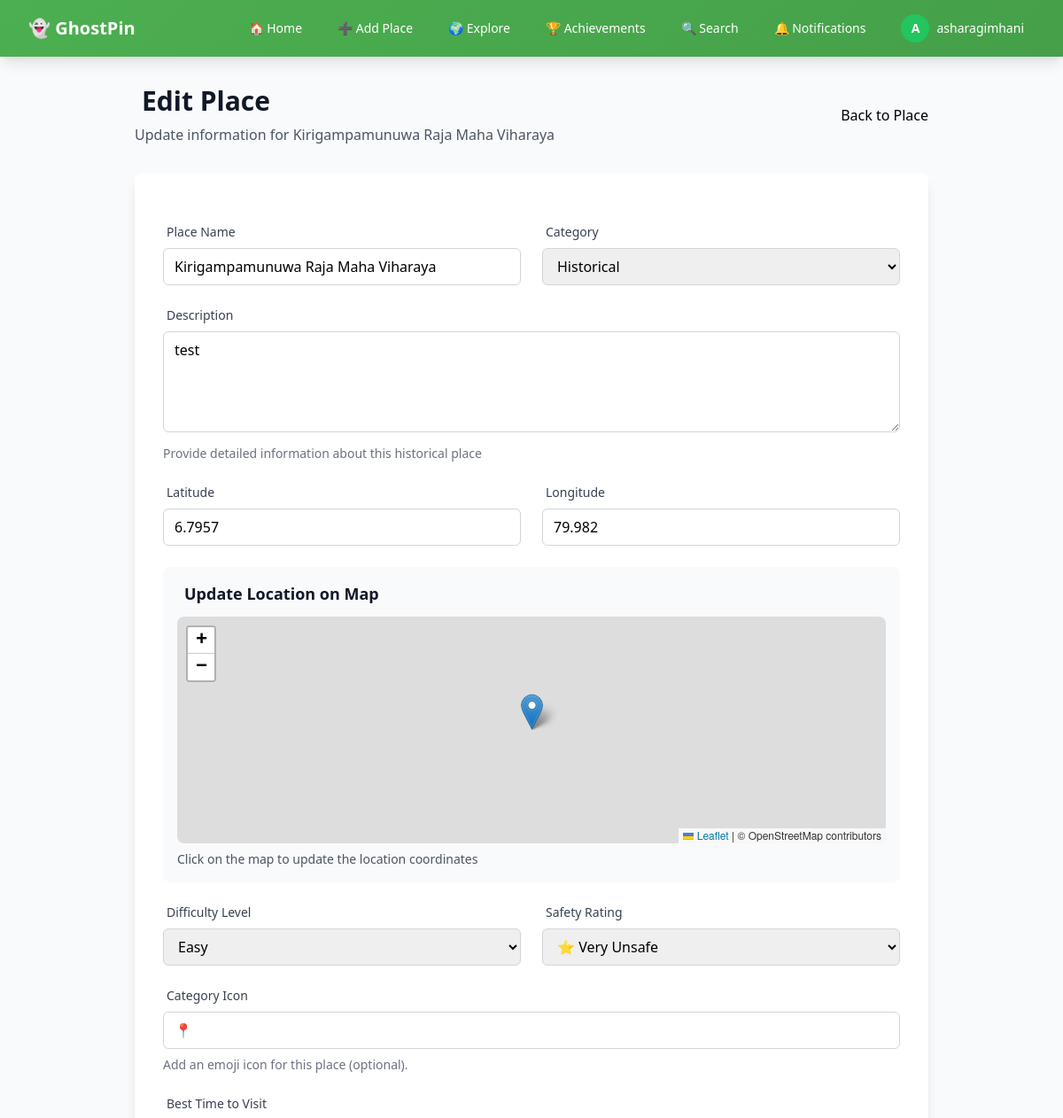
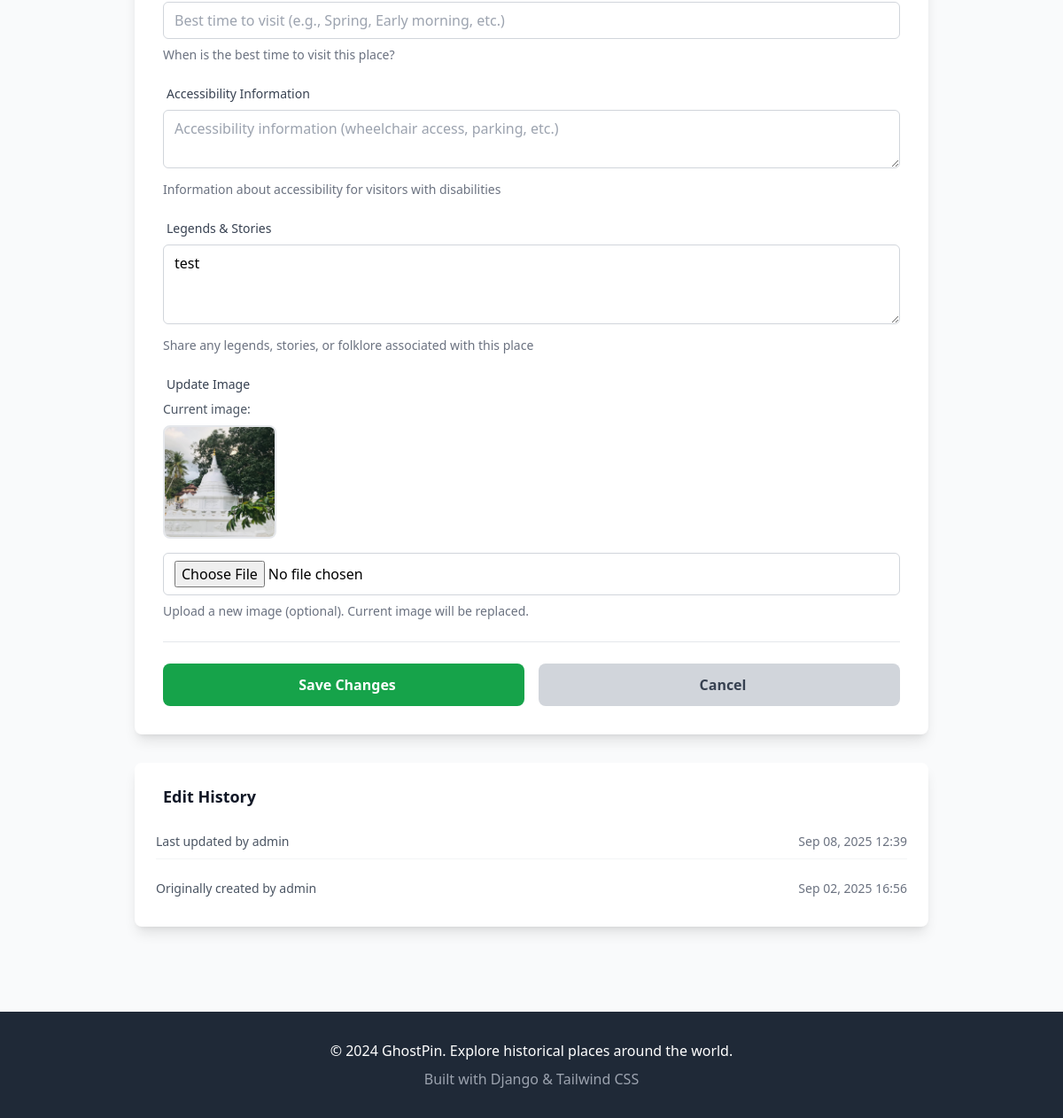
Screenshot of /place/1/edit/ (signed in) with the database file from the repository (2 pictures, top to bottom).
### places/models.py (models this page shows, shortened)
class Place(models.Model):
    STATUS_CHOICES = [
        ('pending', 'Pending'),
        ('approved', 'Approved'),
        ('rejected', 'Rejected'),
    ]
    CATEGORY_CHOICES = [
        ('historical', 'Historical'),
        ('natural', 'Natural'),
        ('urban', 'Urban'),
        ('mysterious', 'Mysterious'),
        ('other', 'Other'),
    ]
    DIFFICULTY_CHOICES = [
        ('easy', 'Easy'),
        ('moderate', 'Moderate'),
        ('challenging', 'Challenging'),
    ]
    SAFETY_CHOICES = [
        (1, '⭐ Very Unsafe'),
        (2, '⭐⭐ Unsafe'),
        (3, '⭐⭐⭐ Neutral'),
        (4, '⭐⭐⭐⭐ Safe'),
        (5, '⭐⭐⭐⭐⭐ Very Safe'),
    ]
    name = models.CharField(max_length=200)
    description = models.TextField()
    legends_stories = models.TextField(blank=True)
    latitude = models.FloatField()
    longitude = models.FloatField()
    image = models.ImageField(upload_to='places/', null=True, blank=True)
    category = models.CharField(max_length=50, choices=CATEGORY_CHOICES, default='other')
    category_icon = models.CharField(max_length=50, default='📍')
    difficulty = models.CharField(max_length=20, choices=DIFFICULTY_CHOICES, default='easy')
    accessibility_info = models.TextField(blank=True)
    best_time_to_visit = models.CharField(max_length=100, blank=True)
    safety_rating = models.IntegerField(choices=SAFETY_CHOICES, default=3)
    created_by = models.ForeignKey(User, on_delete=models.CASCADE)
    status = models.CharField(max_length=20, choices=STATUS_CHOICES, default='pending')
    approval_votes = models.IntegerField(default=0)
    rejection_votes = models.IntegerField(default=0)
    visit_count = models.IntegerField(default=0)
    created_at = models.DateTimeField(auto_now_add=True)
    updated_at = models.DateTimeField(auto_now=True)
    class Meta:
        ordering = ['-created_at']

### places/views.py (the view)
# urls.py: path('place/<int:pk>/edit/', views.edit_place, name='edit_place'),
@login_required
def edit_place(request, pk):
    place = get_object_or_404(Place, pk=pk)
    if place.created_by != request.user and not request.user.is_staff:
        messages.error(request, 'You can only edit your own places.')
        return redirect('place_detail', pk=place.pk)
    if request.method == 'POST':
        form = PlaceForm(request.POST, request.FILES, instance=place)
        if form.is_valid():
            form.save()
            messages.success(request, 'Place updated successfully!')
            return redirect('place_detail', pk=place.pk)
        else:
            print(form.errors)
            messages.error(request, 'Please correct the errors below.')
    else:
        form = PlaceForm(instance=place)
    return render(request, 'edit_place.html', {'form': form, 'place': place})

### templates/edit_place.html (shortened to what this page needs)
{% extends 'base.html' %}
{% block content %}
<div class="max-w-4xl mx-auto">
    <div class="mb-8">
        <div class="flex items-center justify-between">
            <div>
                <h1 class="text-3xl font-bold text-gray-900 mb-2">
                    Edit Place
                </h1>
                <p class="text-gray-600">Update information for {{ place.name }}</p>
            </div>
            <a href="{% url 'place_detail' place.pk %}" class="btn-secondary">
                 Back to Place
            </a>
        </div>
    </div>
<div class="bg-white rounded-lg shadow-lg p-8">
    <form method="post" enctype="multipart/form-data" class="space-y-6">
        <div class="grid grid-cols-1 md:grid-cols-2 gap-6">
            <div>
                <label for="{{ form.name.id_for_label }}" class="block text-sm font-medium text-gray-700 mb-2">
                        Place Name
                    </label>
                    {{ form.name }}
                </div>
                <div>
                    <label for="{{ form.category.id_for_label }}" class="block text-sm font-medium text-gray-700 mb-2">
                        Category
                    </label>
                    {{ form.category }}
                </div>
            </div>
            <div>
                <label for="{{ form.description.id_for_label }}" class="block text-sm font-medium text-gray-700 mb-2">
                    Description
                </label>
                {{ form.description }}
                <p class="mt-2 text-sm text-gray-500">Provide detailed information about this historical place</p>
            </div>
            <div class="grid grid-cols-1 md:grid-cols-2 gap-6">
                <div>
                    <label for="{{ form.latitude.id_for_label }}" class="block text-sm font-medium text-gray-700 mb-2">
                        Latitude
                    </label>
                    {{ form.latitude }}
                </div>
                <div>
                    <label for="{{ form.longitude.id_for_label }}" class="block text-sm font-medium text-gray-700 mb-2">
                        Longitude
                    </label>
                    {{ form.longitude }}
                </div>
            </div>
            <div class="bg-gray-50 rounded-lg p-4">
                <h3 class="text-lg font-semibold text-gray-900 mb-3">
                    Update Location on Map
                </h3>
                <div id="edit-map" class="w-full h-64 rounded-lg"></div>
                <p class="mt-2 text-sm text-gray-600">Click on the map to update the location coordinates</p>
            </div>
            <div class="grid grid-cols-1 md:grid-cols-2 gap-6">
                <div>
                    <label for="{{ form.difficulty.id_for_label }}" class="block text-sm font-medium text-gray-700 mb-2">
                        Difficulty Level
                    </label>
                    {{ form.difficulty }}
                </div>
                <div>
                    <label for="{{ form.safety_rating.id_for_label }}" class="block text-sm font-medium text-gray-700 mb-2">
                        Safety Rating
                    </label>
                    {{ form.safety_rating }}
                </div>
            </div>
            <div>
                <label for="{{ form.category_icon.id_for_label }}" class="block text-sm font-medium text-gray-700 mb-2">
                    Category Icon
                </label>
                {{ form.category_icon }}
                <p class="mt-2 text-sm text-gray-500">Add an emoji icon for this place (optional).</p>
            </div>
            <div>
                <label for="{{ form.best_time_to_visit.id_for_label }}" class="block text-sm font-medium text-gray-700 mb-2">
                    Best Time to Visit
                </label>
                {{ form.best_time_to_visit }}
                <p class="mt-2 text-sm text-gray-500">When is the best time to visit this place?</p>
            </div>
            <div>
                <label for="{{ form.accessibility_info.id_for_label }}" class="block text-sm font-medium text-gray-700 mb-2">
                    Accessibility Information
                </label>
                {{ form.accessibility_info }}
                <p class="mt-2 text-sm text-gray-500">Information about accessibility for visitors with disabilities</p>
            </div>
            <div>
                <label for="{{ form.legends_stories.id_for_label }}" class="block text-sm font-medium text-gray-700 mb-2">
                    Legends & Stories
                </label>
                {{ form.legends_stories }}
                <p class="mt-2 text-sm text-gray-500">Share any legends, stories, or folklore associated with this place</p>
            </div>
            <div>
                <label for="{{ form.image.id_for_label }}" class="block text-sm font-medium text-gray-700 mb-2">
                    Update Image
                </label>
                {% if place.image %}
                    <div class="mb-4">
                        <p class="text-sm text-gray-600 mb-2">Current image:</p>
                        <img src="{{ place.image.url }}" alt="{{ place.name }}" class="w-32 h-32 object-cover rounded-lg border-2 border-gray-200">
                    </div>
                {% endif %}
                {{ form.image }}
                <p class="mt-2 text-sm text-gray-500">Upload a new image (optional). Current image will be replaced.</p>
            </div>
            <div class="flex flex-col sm:flex-row gap-4 pt-6 border-t border-gray-200">
                <button type="submit" class="flex-1 bg-green-600 hover:bg-green-700 text-white font-semibold py-3 px-6 rounded-lg transition-colors">
                    Save Changes
                </button>
                <a href="{% url 'place_detail' place.pk %}" class="flex-1 bg-gray-300 hover:bg-gray-400 text-gray-700 font-semibold py-3 px-6 rounded-lg transition-colors text-center">
                    Cancel
                </a>
            </div>
        </form>
    </div>
    <div class="mt-8 bg-white rounded-lg shadow-lg p-6">
        <h3 class="text-lg font-semibold text-gray-900 mb-4">
            Edit History
        </h3>
        <div class="space-y-3">
            <div class="flex items-center justify-between py-2 border-b border-gray-100">
                <div>
                    <span class="text-sm text-gray-600">Last updated by {{ place.created_by.username }}</span>
                </div>
                <div>
                    <span class="text-sm text-gray-500">{{ place.updated_at|date:"M d, Y H:i" }}</span>
                </div>
            </div>
            <div class="flex items-center justify-between py-2">
                <div>
                    <span class="text-sm text-gray-600">Originally created by {{ place.created_by.username }}</span>
                </div>
                <div>
                    <span class="text-sm text-gray-500">{{ place.created_at|date:"M d, Y H:i" }}</span>
                </div>
            </div>
        </div>
    </div>
</div>
{% endblock %}

### templates/base.html (shortened to what this page needs)
<!DOCTYPE html>
<html lang="en">
<head>
    <script src="https://cdn.tailwindcss.com"></script>
    <link rel="stylesheet" href="https://unpkg.com/leaflet@1.9.4/dist/leaflet.css" />
</head>
<body class="bg-gray-50 min-h-screen">
    <nav class="gradient-bg shadow-lg sticky top-0 z-50">
        <div class="max-w-7xl mx-auto px-4 sm:px-6 lg:px-8">
            <div class="flex justify-between items-center h-16">
                <div class="flex items-center">
                    <a href="{% url 'home' %}" class="text-white text-xl font-bold">
                        👻 GhostPin
                    </a>
                </div>
                <div class="hidden md:block">
                    <div class="ml-10 flex items-baseline space-x-4">
                        <a href="{% url 'home' %}" class="text-white hover:bg-green-600 px-3 py-2 rounded-md text-sm font-medium transition-colors">
                            🏠 Home
                        </a>
                        {% if user.is_authenticated %}
                            <a href="{% url 'add_place' %}" class="text-white hover:bg-green-600 px-3 py-2 rounded-md text-sm font-medium transition-colors">
                                ➕ Add Place
                            </a>
                            {% if user.is_staff %}
                                <div class="relative group">
                                    <button class="text-white hover:bg-green-600 px-3 py-2 rounded-md text-sm font-medium focus:outline-none">
                                        🌍 Explore
                                    </button>
                                </div>
                                <div class="relative group">
                                    <button class="text-white hover:bg-green-600 px-3 py-2 rounded-md text-sm font-medium focus:outline-none">
                                        🏆 Achievements
                                    </button>
                                </div>
                                <div class="relative group">
                                    <button class="text-white hover:bg-green-600 px-3 py-2 rounded-md text-sm font-medium focus:outline-none">
                                        🔍 Search
                                    </button>
                                </div>
                                <a href="{% url 'notifications' %}" class="text-white hover:bg-green-600 px-3 py-2 rounded-md text-sm font-medium transition-colors">
                                     🔔 Notifications
                                </a>
                                <div class="relative group">
                                    <button class="flex items-center space-x-2 text-white hover:bg-green-600 px-3 py-2 rounded-md text-sm font-medium focus:outline-none">
                                        {% if user.profile.avatar %}
                                            <img src="{{ user.profile.avatar.url }}" alt="{{ user.username }}" class="w-8 h-8 rounded-full object-cover border-2 border-white" title="{{ user.username }}">
                                        {% else %}
                                            <div class="w-8 h-8 rounded-full bg-green-500 flex items-center justify-center text-white font-bold">
                                                {{ user.username|first|upper }}
                                            </div>
                                        {% endif %}
                                        <span class="hidden sm:inline">{{ user.username }}</span>
                                    </button>
                                </div>
                                {% endif %}
                        {% else %}
                            <a href="{% url 'login' %}" class="text-white hover:bg-green-600 px-3 py-2 rounded-md text-sm font-medium transition-colors">
                                🔑 Login
                            </a>
                        {% endif %}
                    </div>
                </div>
            </div>
        </div>
    </nav>
    <main class="max-w-7xl mx-auto px-4 sm:px-6 lg:px-8 py-8">
        {% block content %}
        {% endblock %}
    </main>
    <footer class="bg-gray-800 text-white mt-16">
        <div class="max-w-7xl mx-auto px-4 sm:px-6 lg:px-8 py-8">
            <div class="text-center">
                <p>&copy; 2024 GhostPin. Explore historical places around the world.</p>
                <p class="mt-2 text-gray-400">Built with Django & Tailwind CSS</p>
            </div>
        </div>
    </footer>
</body>
</html>

### templates/base.html (style rules this page uses)
.gradient-bg { background: linear-gradient(135deg, #4CAF50 0%, #45a049 100%); }

### rows the page displays
Place: name "Kirigampamunuwa Raja Maha Viharaya", category "Historical", description "test", latitude "6.7957", longitude "79.982", difficulty "Easy", safety_rating "⭐ Very Unsafe", category_icon "📍", legends_stories "test", image (picture), created_by.username "admin", updated_at "Sep 08, 2025 12:39", created_at "Sep 02, 2025 16:56"

### other values shown
{{ user.username|first|upper }} "A"
{{ user.username }} "asharagimhani"
